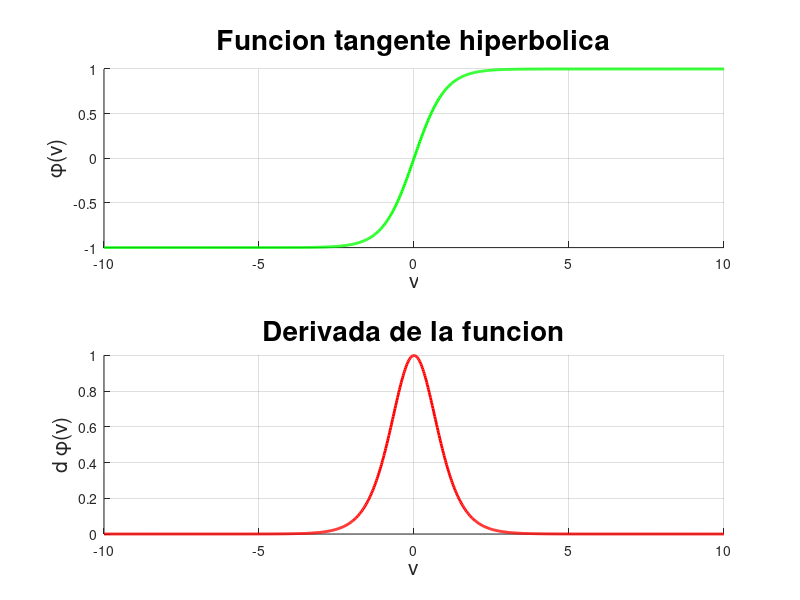

The MATLAB script that drew this image:
% Ian Mu;oz Nu;ez - Funcion 'Tangente Hiperbolica'

close all
clear
clc

v = linspace(-10, 10, 1000); % Variable independiente

a = 1; % Parametro que determina la magnitud de la funcion
b = 1; % Parametro que determina la frecuencia de la funcion
c = 0; % Parametro que determina la fase de la funcion
y = a*tanh(b*v + c); % Funcion o variable dependiente
dy = (b/a).*(1-y).*(1+y); % Derivada de la funcion

figure(1)

subplot(2,1,1)
hold on
grid on

plot(v, y, 'g-', 'LineWidth', 2)
title("Funcion tangente hiperbolica", 'FontSize', 20)
xlabel('v', 'FontSize', 15)
ylabel('\phi(v)', 'FontSize', 15)

subplot(2,1,2)
hold on
grid on

plot(v, dy, 'r-', 'LineWidth', 2)
title("Derivada de la funcion", 'FontSize', 20)
xlabel('v', 'FontSize', 15)
ylabel('d \phi(v)', 'FontSize', 15)

